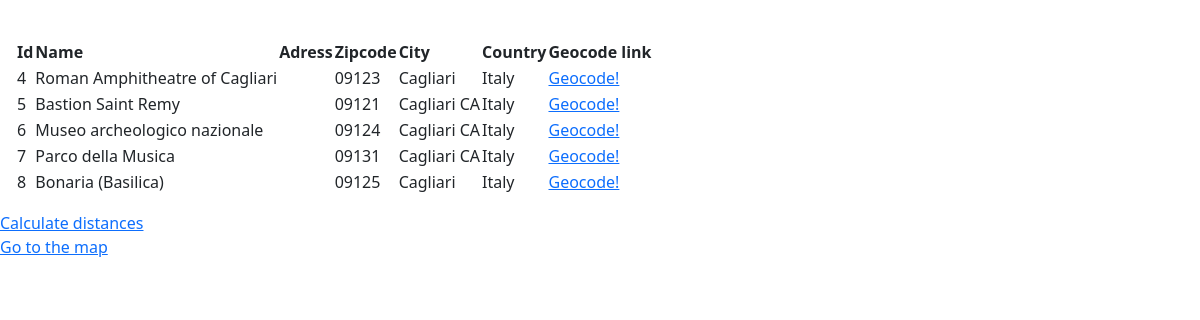
Page /homeview on the committed database.
### cagliaritour/models.py (models this page shows, shortened)
class Locations(models.Model):
    name = models.CharField(max_length=500)
    category = models.CharField(max_length=500, blank=True, null=True)
    description = models.CharField(max_length=300, blank=True, null=True)
    OpeningTime = models.JSONField(blank=True, null=True)
    website_address = models.URLField(blank=True, null=True)
    phone_number = models.CharField(max_length=50, blank=True, null=True)
    zipcode = models.CharField(max_length=200, blank=True, null=True)
    city = models.CharField(max_length=200, blank=True, null=True)
    country = models.CharField(max_length=200, blank=True, null=True)
    address = models.CharField(max_length=200, blank=True, null=True)
    created_at = models.DateTimeField(auto_now_add=True, blank=True, null=True)
    edited_at = models.DateTimeField(auto_now=True)
    toilet = models.BooleanField(null=True)
    accessibility = models.BooleanField(null=True)
    animals = models.BooleanField(null=True)
    image = models.ImageField(upload_to='static/images/', null=True, blank=True)
    visitTime = models.CharField(max_length=200, blank=True, null=True)
    lat = models.CharField(max_length=200, blank=True, null=True)
    lng = models.CharField(max_length=200, blank=True, null=True)
    place_id = models.CharField(max_length=200, blank=True, null=True)
    icon_image = models.CharField(max_length=200, blank=True, null=True)

### cagliaritour/views.py (the view)
# urls.py: path("homeview", HomeView.as_view(), name='my_home_view'),
class HomeView(ListView):
    template_name = "cagliaritour/home.html"
    context_object_name = 'mydata'
    model = Locations
    success_url = "/"

### cagliaritour/templates/cagliaritour/home.html
{% extends 'cagliaritour/base.html' %}
{% block content %}
<div class="pageholder">
    <div class="titleholder">
        <div class="title"> Google Maps API Data </div>
    </div>
    <div class="linkholder">
        {% if mydata.count == 0 %}
            <div> No data available </div>
        {% else %}
            <table id="ourtable3" class="myTable m-3">
                <thead>
                    <tr>
                        <th>Id</th>
                        <th>Name</th>
                        <th>Adress</th>
                        <th>Zipcode</th>
                        <th>City</th>
                        <th>Country</th>
                        <th>Geocode link</th>
                    </tr>
                </thead>
                <tbody>
                    {% for a in mydata %}
                    <tr>
                        <td> {{a.id}} </td>
                        <td> {{a.name}} </td>
                        <td> {{a.adress}} </td>
                        <td> {{a.zipcode}} </td>
                        <td> {{a.city}} </td>
                        <td> {{a.country}} </td>
                        <td> <a href="{% url 'my_geocoding_view' a.id %}"> Geocode!</a> </td>
                    </tr>
                    {% endfor%}
                </tbody>
            </table>
        {% endif %}
     </div>
     <div class="linkholder">
        <a href="{% url 'my_distance_view' %}"> Calculate distances</a>
    </div>
    <div class="linkholder">
        <a href="{% url 'my_map_view' %}"> Go to the map</a>
    </div>
</div>
{% endblock %}

### cagliaritour/static/cagliaritour/main.css (style rules this page uses)
body, html { margin: 0; padding: 0; height: 100vh; overflow: hidden; }
.title { color: white; font-weight: bold; font-size: 15px; font-family: 'Segoe UI', Tahoma, Geneva, Verdana, sans-serif; }

### rows in the picture
Locations: id "4", name "Roman Amphitheatre of Cagliari", zipcode "09123", city "Cagliari", country "Italy"
Locations: id "5", name "Bastion Saint Remy", zipcode "09121", city "Cagliari CA", country "Italy"
Locations: id "6", name "Museo archeologico nazionale", zipcode "09124", city "Cagliari CA", country "Italy"
Locations: id "7", name "Parco della Musica", zipcode "09131", city "Cagliari CA", country "Italy"
Locations: id "8", name "Bonaria (Basilica)", zipcode "09125", city "Cagliari", country "Italy"
